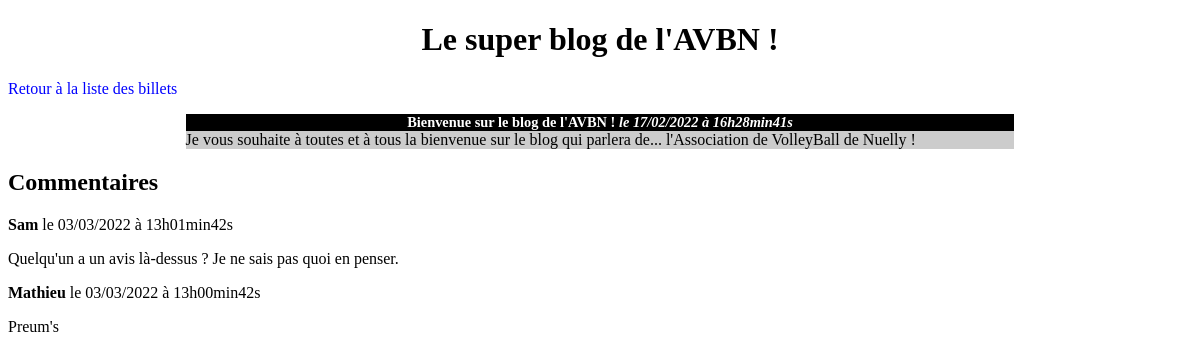
Page /index.php?action=post&id=1 on the committed database.
### tables this page shows
CREATE TABLE `posts` (
  `id` int(11) NOT NULL AUTO_INCREMENT,
  `title` varchar(255) NOT NULL,
  `content` text NOT NULL,
  `creation_date` datetime NOT NULL,
  PRIMARY KEY (`id`)
);

CREATE TABLE `comments` (
    `id` int (11) NOT NULL,
    `post_id` INT (11) NOT NULL,
    `author` varchar(255) NOT NULL,
    `comment` text NOT NULL,
    `comment_date` datetime NOT NULL
);

### src/controllers/post.php (called while the page is built)
<?php
require_once(__DIR__. '/../model.php');
function post(string $id) {
    $post = getPost($id);
    $comments = getComments($id);
    require(__DIR__. '/../../templates/post.php');
}

### src/model.php (called while the page is built, shortened)
<?php
function getPost ($id) {
    $database = dbConnect();
    $statement = $database->prepare(
        "SELECT id, title, content, DATE_FORMAT(creation_date, '%d/%m/%Y à %Hh%imin%ss') AS
    creation_date FROM posts WHERE id = ?"
    );
    $statement->execute([$id]);
    $row = $statement->fetch();
    $post = [
        'title' => $row['title'],
        'creation_date' => $row['creation_date'],
        'content' => $row['content'],
    ];
    return $post;
}
function getComments ($id) {
    $database = dbConnect();
    $statement = $database->prepare(
        "SELECT id, author, comment, DATE_FORMAT(comment_date, '%d/%m/%Y à %Hh%imin%ss') AS
    comment_date FROM comments WHERE post_id = ? ORDER BY comment_date DESC"
    );
    $statement->execute([$id]);
    $comments = [];
    while ($row = $statement->fetch()) {
        $comment = [
            'author' => $row ['author'],
            'comment_date' => $row ['comment_date'],
            'comment' => $row ['comment'],
        ];
        $comments[] = $comment;
    }
    return $comments;
}
function dbConnect() {
    try {
        $database = new PDO('mysql:host=localhost;dbname=blog;charset=utf8', 'blog', 'LAcway[VW@SHu9.O');
        return $database;
    } catch (Exception $e) {
        die('Erreur : ' . $e->getMessage());
    }
}

### templates/post.php (the view, shortened to what this page needs)
<h1>Le super blog de l'AVBN !</h1>
<a href="index.php">
   <p>Retour à la liste des billets</p>
</a>
<div class="news">
   <h3>
      <?= htmlspecialchars($post['title']) ?>
      <em>le <?= $post['creation_date'] ?></em>
   </h3>
   <p>
      <?= nl2br(htmlspecialchars($post['content'])); ?>
   </p>
</div>
<h2>Commentaires</h2>
<?php
foreach ($comments as $comment) {
?>
   <p><strong><?= htmlspecialchars($comment['author']) ?></strong>
      le <?= nl2br(htmlspecialchars($comment['comment_date'])) ?></p>
   <p><?= nl2br(htmlspecialchars($comment['comment'])) ?></p>
<?php } ?>
<?php $content = ob_get_clean(); ?>
<?php require(__DIR__ . '/layout.php');

### index.php
<?php
require_once('src/controllers/homepage.php');
require_once('src/controllers/post.php');
if (isset($_GET['action']) && $_GET['action'] !== '') {
    if ($_GET['action'] === 'post') {
        if (isset($_GET['id']) && $_GET['id'] > 0) {
            $id = $_GET['id'];
            post($id);
        } else {
            echo "Erreur : aucun identifiant de billet envoyé.";
            die;
        }
    } else {
        echo "Erreur 404 : la page que vous recherchez n'existe pas.";
    }
} else {
    homePage();
}

### templates/layout.php (shortened to what this page needs)
<!DOCTYPE html>
<html>
   <head>
      <link href="style.css" rel="stylesheet" />
   </head>
   <body>
         <?=$content?>
   </body>
</html>

### style.css (style rules this page uses)
h1, h3 { text-align:center; }
h3 { background-color:black; color:white; font-size:0.9em; margin-bottom:0px; }
.news p { background-color:#CCCCCC; margin-top:0px; }
.news { width:70%; margin:auto; }
a { text-decoration: none; color: blue; }

### rows in the picture
posts: title "Bienvenue sur le blog de l'AVBN !", content "Je vous souhaite à toutes et à tous la bienvenue sur le blog qui parlera de... l'Association de VolleyBall de Nuelly !"
comments: author "Sam", comment_date "03/03/2022 à 13h01min42s", comment "Quelqu'un a un avis là-dessus ? Je ne sais pas quoi en penser."
comments: author "Mathieu", comment_date "03/03/2022 à 13h00min42s", comment "Preum's"

### other values in the picture
$post['creation_date'] "17/02/2022 à 16h28min41s"
